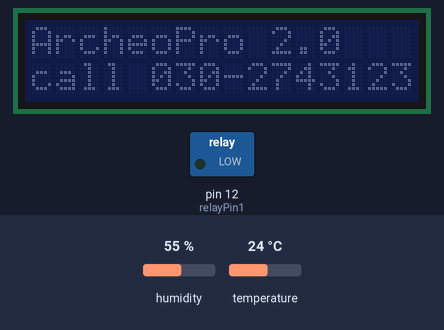
The sketch below on a simulated Arduino Uno, built with avr-gcc and run on an emulated ATmega328P. Shown: 16×2 character LCD, switched loads named in the sketch (green lamp = pin HIGH). The inputs (shaded band) are chosen by the test bench; at power-on: humidity 55 %, temperature 24 °C. EEPROM starts erased; what the sketch prints to the serial monitor is not drawn.

Above: at 6.6 s.
6.7 s: humidity set to 22 %
At 10.6 s:
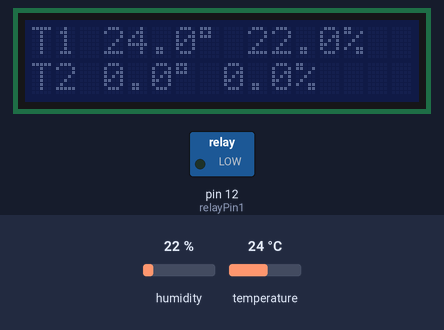
11.8 s: temperature set to 12 °C
At 12.8 s:
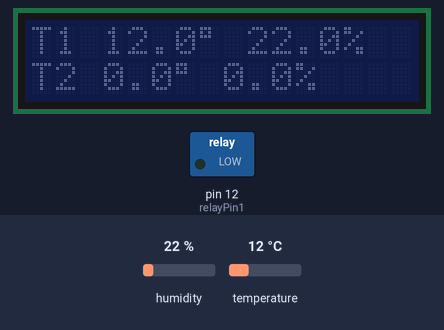
16.5 s: humidity set to 40 %
At 20.6 s:
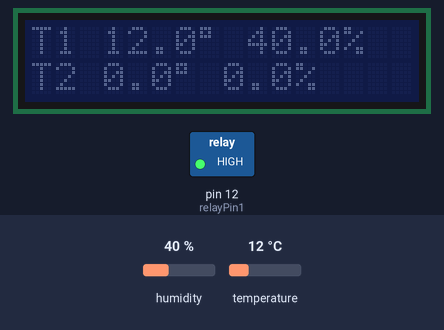
21.5 s: temperature set to 19 °C
At 23.6 s:
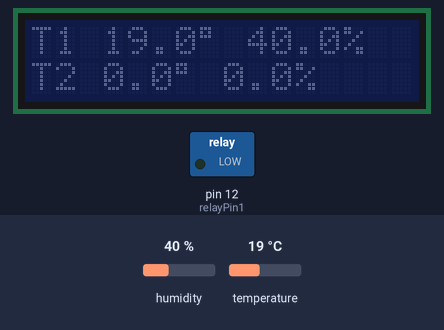
Timing chart, 0 to 27.4 s (numbered marks = the images above; inputs shaded):
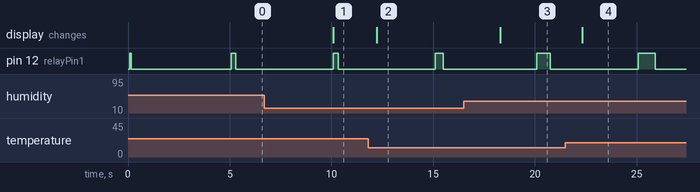

Measured:
- after the input at 6.7 s, the display: changes after 3.4 s (image 1)
- after the input at 11.8 s, the display: changes after 0.41 s (image 2)
- after the input at 16.5 s, the display: changes after 1.8 s (image 3)
- after the input at 21.5 s, the display: changes after 0.83 s (image 4)

The sketch:

Archeopro_2_0_3.ino
```cpp
/*------------------------------------------------------------------
  Besturing voor een klimaatkast met 2 compartimenten en PID regelaars
  voor de compartimenten en de koelkast waarin de compartimenten zich
  bevinden.

  Sensor1 meet de temperatuur en rh van het eerste compartiment
  Sensor2 meet de temperatuur en rh van het tweede compartiment
  Sensor3 meet de temperatuur en rh van de koelkast

  Todo;

  1 errorState toevoegen

  -------------------------------------------------------------------
*/

#include <DHT.h>
#include <Wire.h> // Include Standard Wire Library
#include <LiquidCrystal_I2C.h>
#include <PID_v1.h>
#include <EEPROM.h>

volatile int PinAEncoder = 3; // Used for generating interrupts using CLK signal
volatile int PinBEncoder = 4;  // Used for reading DT signal
bool buttonPin = A3;  // Used for the push button switch
double lastCount = 0; // Keep track of last rotary value
volatile long encoderPosition; // Updated by the ISR (Interrupt Service Routine)
double oldEncoderPosition = 0; //status encoderPosition voordat de functie begon
bool buttonState = 0; //status van de drukknop
unsigned long lastTimeButtonPressed = 0; //tijdstip op het moment dat de knop is ingedrukt

#define DHTPIN 8    // what digital pin we're connected to
// Uncomment whatever type you're using!
//#define DHTTYPE DHT11   // DHT 11
#define DHTTYPE DHT22   // DHT 22  (AM2302), AM2321
//#define DHTTYPE DHT21   // DHT 21 (AM2301)
DHT dht(DHTPIN, DHTTYPE);

unsigned long tempReadDelay = 2000; //Interval waarmee de dhtsensor wordt gelezen.
double temperatureSensor1, humiditySensor1, temperatureSensor2, humiditySensor2, temperatureSensor3, humiditySensor3;
String shortTemperatureSensor1, shortHumiditySensor1, shortTemperatureSensor2, shortHumiditySensor2, shortTemperatureSensor3, shortHumiditySensor3;
unsigned long lastUpdateSensor = 0; //tijdstip waarop de sensor is gelezen

LiquidCrystal_I2C lcd(0x3F, 16, 2); // Set the LCD address to 0x3F for a 16 chars and 2 line display
String line1 = "ArcheoPro        "; //regel 1 van het display
String line2 = "PID regeling"; //regel 2 van het display

int menuState = 0; //gekozen menu

double setpointT1, setpointT2, setpointT3;
double oldSetpointT1, oldSetpointT2, oldSetpointT3;
String shortSetpointT1, shortSetpointT2, shortSetpointT3;

#define relayPin1 12//uitgang van myPID1
double output1; //berekende uitgang van myPID1

PID myPID1(&temperatureSensor1, &output1, &setpointT1, 2, 5, 1, DIRECT);
int windowSize1 = 5000;
unsigned long windowStartTime1;

// ------------------------------------------------------------------
// INTERRUPT     INTERRUPT     INTERRUPT     INTERRUPT     INTERRUPT
// ------------------------------------------------------------------
void isr ()  {
  static unsigned long lastInterruptTime = 0;
  //unsigned long interruptTime = millis();
  //if (interruptTime - lastInterruptTime > 10) { // If interrupts come faster than 5ms, assume it's a bounce and ignore
  if (digitalRead(PinBEncoder) == LOW) {
    encoderPosition-- ; // Could be -5 or -10
  }
  else {
    encoderPosition++ ; // Could be +5 or +10
  }
  //lastInterruptTime = interruptTime; // Keep track of when we were here last (no more than every 5ms)
  //}
}// einde interrupt

//------------------------------------------------------------------
// SETUP        SETUP        SETUP        SETUP        SETUP
//------------------------------------------------------------------
void setup() {// put your setup code here, to run once:
  Serial.begin(9600);
  lcd.init(); // initialize the lcd
  dht.begin(); // initialize dht sensor
  pinMode(PinAEncoder, INPUT);// Rotary pulses are INPUTs
  pinMode(PinBEncoder, INPUT);// Rotary pulses are INPUTs
  pinMode(buttonPin, INPUT_PULLUP);// Switch is floating so use the in-built PULLUP so we don't need a resistor
  //attachInterrupt(digitalPinToInterrupt(PinAEncoder), isr, LOW); // Attach the routine to service the interrupts
  EEPROM.get(0, setpointT1); //lees het laatst opgeslagen setpointT1 in
  EEPROM.get(1, setpointT2); //lees het laatst opgeslagen setpointT2 in
  EEPROM.get(2, setpointT2); //lees het laatst opgeslagen setpointT3 in
  setpointT1 = 25;
  // Ready to go!
  Serial.println("Start ");
  Serial.println (setpointT1);
  Serial.println(setpointT2);
  Serial.println(setpointT3);

  pinMode(relayPin1, OUTPUT);
  windowStartTime1 = millis();
  myPID1.SetOutputLimits(0, windowSize1); //limiteer de uitgang van myPID1 tussen 0 en WindowSize1
  myPID1.SetMode(AUTOMATIC); //zet myPID1 aan


} //einde setup

//------------------------------------------------------------------
// LOOP       LOOP       LOOP       LOOP       LOOP       LOOP
//------------------------------------------------------------------
void loop() { // put your main code here, to run repeatedly:
  // Ready to go!
  //Serial.println("Start loop");
  button();
  sensor1();
  sensor2();
  sensor3();
  menu();
  printLCD();

  myPID1.Compute();

  /************************************************
     turn the output pin on/off based on pid output
   ************************************************/
  unsigned long now = millis();
  if (now - windowStartTime1 > windowSize1)
  { //time to shift the Relay Window
    windowStartTime1 += windowSize1;
  }
  if (output1 > now - windowStartTime1) digitalWrite(relayPin1, HIGH);
  else digitalWrite(relayPin1, LOW);


} //einde loop

//void printLCD drukt 2 regels af op het scherm
void printLCD() {
  lcd.setCursor(0, 0);
  lcd.print(line1);
  lcd.setCursor(0, 1);
  lcd.print(line2);
} // einde printLCD

void menu() {
  if ((millis() - lastTimeButtonPressed) > 10000) {
    menuState = 1;
    if (oldSetpointT1 != setpointT1) { //schrijf setpointT1 naar EEPROM
      EEPROM.put(0, setpointT1);
      oldSetpointT1 = setpointT1;
      //Serial.println ("write eeprom 1");
    } //einde if
    if (oldSetpointT2 != setpointT2) { //schrijf setpointT2 naar EEPROM
      EEPROM.put(1, setpointT2);
      oldSetpointT2 = setpointT2;
      //Serial.println ("write eeprom 2");
    } //einde if
    if (oldSetpointT3 != setpointT3) { //schrijf setpointT3 naar EEPROM
      EEPROM.put(2, setpointT1);
      oldSetpointT3 = setpointT3;
      //Serial.println ("write eeprom 3");
    } //einde if
  } //einde if

  if (buttonState) { //actie als er op de button is gedrukt
    menuState++;
    buttonState == 0;
    oldSetpointT1 = setpointT1;
    oldSetpointT2 = setpointT2;
    oldSetpointT3 = setpointT3;
    oldEncoderPosition = encoderPosition;
  } //einde if

  switch (menuState) {
    case 0: //start scherm 2
      {
        line1 = "ArcheoPro 2.0   ";
        line2 = "call 030-2743123";
      } //einde case 0
      break;
    case 1: //toon sensor 1&2 waarden
      {
        shortTemperatureSensor1 = String(temperatureSensor1, 1);
        shortHumiditySensor1 = String(humiditySensor1, 1);
        shortTemperatureSensor2 = String(temperatureSensor2, 1);
        shortHumiditySensor2 = String(humiditySensor2, 1);
        line1 = "T1 " + shortTemperatureSensor1 + ((char) 223) + " " + shortHumiditySensor1 + "%          ";
        line2 = "T2 " + shortTemperatureSensor2 + ((char) 223) + " " + shortHumiditySensor2 + "%          ";
      } //einde case 1
      break;
    case 2: //toon sensor3 waarden
      {
        shortTemperatureSensor3 = String(temperatureSensor3, 1);
        shortHumiditySensor3 = String(humiditySensor3, 1);
        line1 = "T3 " + shortTemperatureSensor3 + ((char) 223) + " " + shortHumiditySensor3 + "%          ";
        line2 = "                ";
      } //einde case 2
      break;

    case 3: { //toon setpoint sensor1
        line1 = "Setpoint T1     ";
        setpointT1 = oldSetpointT1 + (encoderPosition - oldEncoderPosition) / 10;
        shortSetpointT1 = String(setpointT1, 1);
        line2 = shortSetpointT1 + ((char) 223) + "      ";
      } //einde case 3
      break;

    case 4: { //toon setpoint sensor2
        line1 = "Setpoint T2     ";
        setpointT2 = oldSetpointT2 + (encoderPosition - oldEncoderPosition) / 10;
        shortSetpointT2 = String(setpointT2, 1);
        line2 = shortSetpointT2 + ((char) 223) + "      ";
      } //einde case 4
      break;

    case 5: { //toon setpoint sensor3
        line1 = "Setpoint T3     ";
        setpointT3 = oldSetpointT3 + (encoderPosition - oldEncoderPosition) / 10;
        shortSetpointT3 = String(setpointT3, 1);
        line2 = shortSetpointT3 + ((char) 223) + "      ";
      } //einde case 5
      break;

    case 6: { //toon autotune myPID1
        line1 = "Tune PID1 RTFM";
        line2 = "Draai = start";
        if ((encoderPosition - oldEncoderPosition) > 5) {
          line1 = "Autotune PID1";
          line2 = "is gestart";
          //start autotune
        }
      } //einde case 6


  } //einde switch

} //einde menu

void button() { // Is someone pressing the rotary switch?
  if ((!digitalRead(buttonPin))) {
    while (!digitalRead(buttonPin)) {
      delay(100);
      lastTimeButtonPressed = millis();
    }//einde while
    buttonState = 1;
  }//einde if
  else {
    buttonState = 0;
  }//einde else
} //einde button

void sensor1() {
  if ((millis() - lastUpdateSensor) > tempReadDelay) {
    temperatureSensor1 = dht.readTemperature();
    humiditySensor1 = dht.readHumidity();
    lastUpdateSensor = millis();
  }

} //einde sensor1

void sensor2() {

} //einde sensor2

void sensor3() {

}//einde sensor3

/*--------------------------------------------------------------------
   Bronnen        Bronnen        Bronnen        Bronnen        Bronnen
   -------------------------------------------------------------------

   https://raw.githubusercontent.com/RalphBacon/RotaryEncoderUpdate/master/RotaryEncoderInterrrupts.ino
   http://ryandowning.net/AutoPID/#pwm-relay-control
   https://playground.arduino.cc/Code/PIDLibraryRelayOutputExample
   http://brettbeauregard.com/blog/
   https://github.com/adafruit/DHT-sensor-library/blob/master/examples/DHTtester/DHTtester.ino

*/
```
